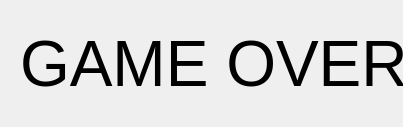
<?xml version="1.0" encoding="UTF-8"?>
<ui version="4.0">
 <class>gameover</class>
 <widget class="QDialog" name="gameover">
  <property name="geometry">
   <rect>
    <x>0</x>
    <y>0</y>
    <width>403</width>
    <height>127</height>
   </rect>
  </property>
  <property name="windowTitle">
   <string>Dialog</string>
  </property>
  <widget class="QLabel" name="label">
   <property name="geometry">
    <rect>
     <x>20</x>
     <y>10</y>
     <width>401</width>
     <height>111</height>
    </rect>
   </property>
   <property name="text">
    <string>&lt;html&gt;&lt;head/&gt;&lt;body&gt;&lt;p&gt;&lt;span style=&quot; font-size:48pt;&quot;&gt;GAME OVER&lt;/span&gt;&lt;/p&gt;&lt;/body&gt;&lt;/html&gt;</string>
   </property>
  </widget>
 </widget>
 <resources/>
 <connections/>
</ui>
